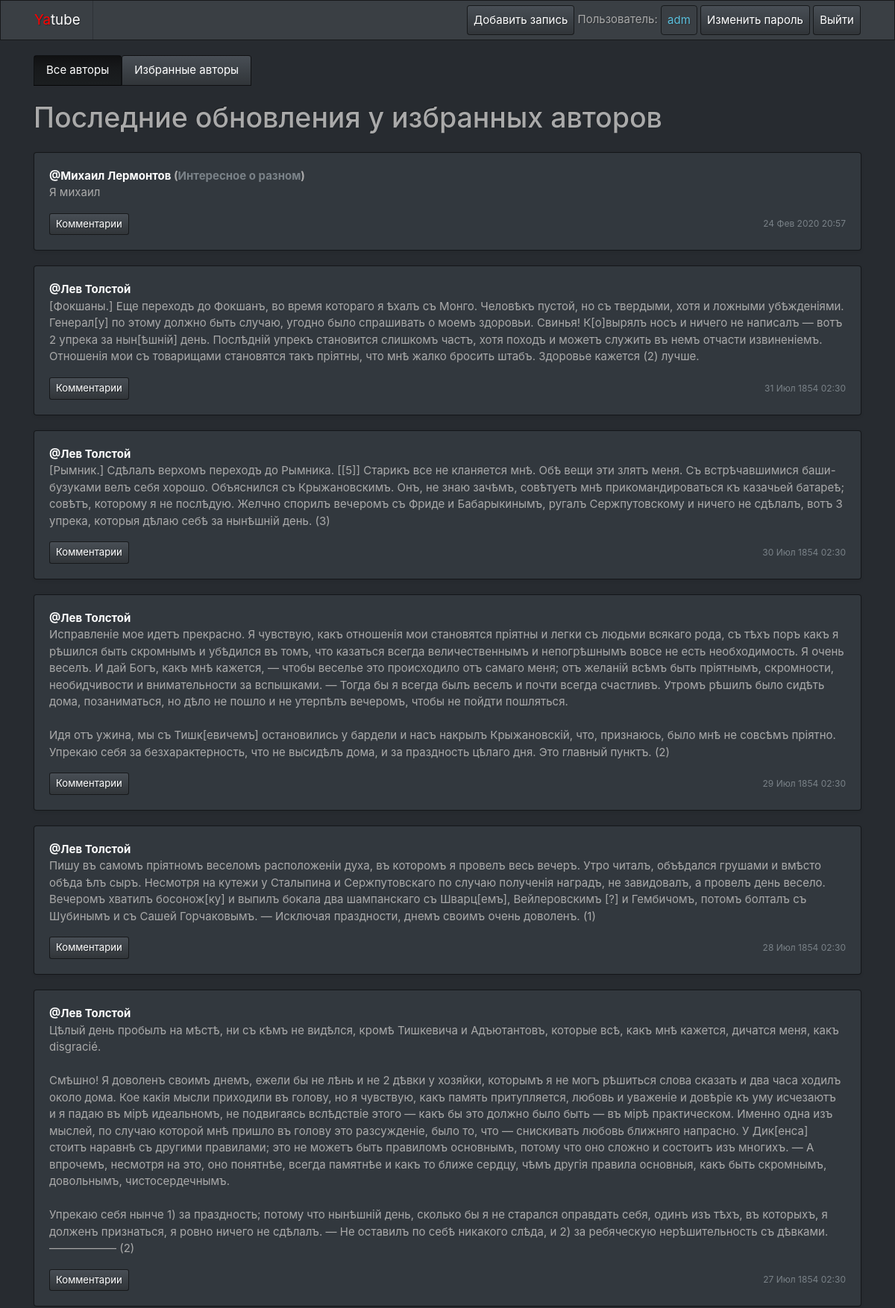
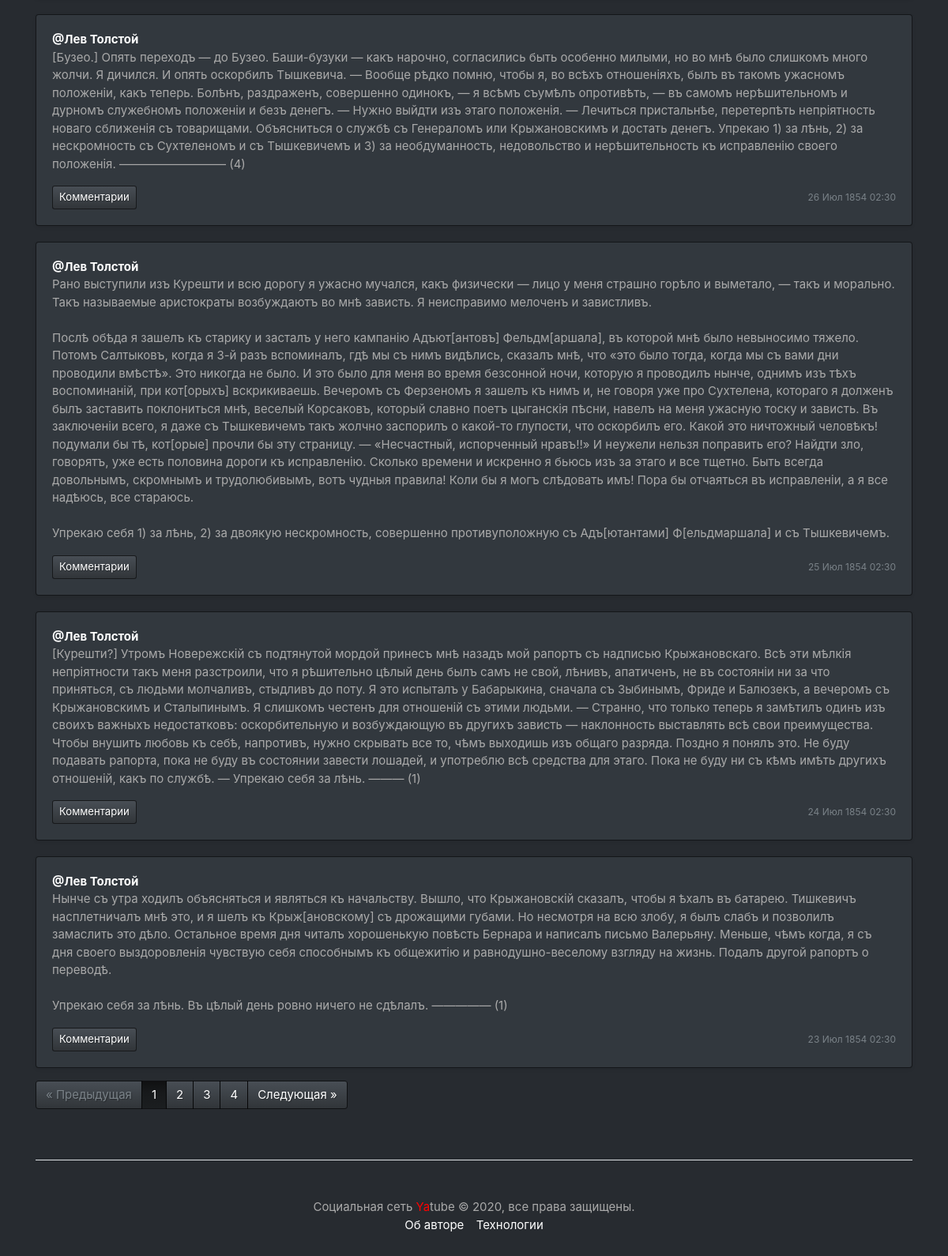
Screenshot of /follow/ (signed in) with the database file from the repository (2 pictures, top to bottom).
### posts/models.py (models this page shows, shortened)
class Post(models.Model):
    text = models.TextField()
    pub_date = models.DateTimeField("Дата публикации", auto_now_add=True)
    author = models.ForeignKey(User, on_delete=models.CASCADE, related_name="author")
    group = models.ForeignKey(
        Group, on_delete=models.CASCADE, related_name="group", blank=True, null=True
    )
    image = models.ImageField(upload_to='posts/', blank=True, null=True)

class Group(models.Model):
    title = models.CharField(max_length=200)
    slug = models.SlugField(unique=True)
    description = models.TextField()
    rules = models.TextField(blank=True, null=False)
    def __str__(self):
        return self.title

### posts/views.py (the view)
# urls.py: path("follow/", views.follow_index, name="follow_index"),
@login_required
def follow_index(request):
    follow = Favorite.objects.filter(user=request.user).all()
    author_list = []
    for author in follow:
        author_list.append(author.author.id)
    post_list = Post.objects.filter(author__in=author_list).order_by('-pub_date').all()
    paginator = Paginator(post_list, 10)
    page_number = request.GET.get('page')
    page = paginator.get_page(page_number)
    return render(request, "follow.html", {'page': page, 'paginator': paginator})

### context_processors/context_processors.py (called while the page is built)
def custom_context_processors(request):
    now = dt.datetime.now()
    return {
        'year' : now.year
    }

### posts/templates/follow.html (shortened to what this page needs)
{% extends "base.html" %}
{% block content %}
<main role="main" class="container">
    {% include "menu.html" with index=True %}
    <div class="row">
        <h1 style="margin: 20px 0 20px;">{{test}}Последние обновления у избранных авторов</h1>
        {% for post in page %}
            {% include 'post_item.html' %}
        {% endfor %}
        {% if page.has_other_pages %}
            {% include "paginator.html" with items=page paginator=paginator%}
        {% endif %}
    </div>
</main>
{% endblock %}

### templates/nav.html
<div class="navbar navbar-expand-lg navbar-dark bg-primary">
    <div class='container'>
        <a class="navbar-brand" href="/"><span style="color:red">Ya</span>tube</a>
        <nav class="my-2 my-md-0 mr-md-3">
            {% if user.is_authenticated %}
            <a class="p-2 btn btn-primary" href="{% url 'new_post' %}">Добавить запись</a>
            Пользователь: <a class="p-2 btn btn-outline-info" href="/{{user.username}}/">{{ user.username }}</a>
            <a class="p-2 btn btn-primary" href="{% url 'password_change' %}">Изменить пароль</a>
            <a class="p-2 btn btn-primary" href="{% url 'logout' %}">Выйти</a>
            {% else %}
            <a class="p-2 btn btn-primary" href="{% url 'login' %}">Войти</a> |
            <a class="p-2 btn btn-primary" href="{% url 'signup' %}">Регистрация</a>
            {% endif %}
        </nav>
    </div>
</div>

### posts/templates/post_item.html (shortened to what this page needs)
<div class="card mb-3 mt-1 shadow-sm" style="width: 100%;">
    {% load thumbnail %}
    <div class="card-body">
        <p class="card-text">
            <strong class="d-block">
                <a href="{% url 'profile' post.author.username %}" class="card-link">@{{ post.author.get_full_name }}</a>
                {% if post.group %}
                (<a href="{% url 'group' post.group.slug %}" class="text-secondary">{{ post.group }}</a>)
                {% endif %}
            </strong>
                {{ post.text|linebreaksbr }}
        </p>
        <div class="d-flex justify-content-between align-items-center">
            <div class="btn-group ">
                <a class="btn btn-sm btn-primary" href="{% url 'post' post.author.username post.id %}" role="button">Комментарии</a>
            </div>
            <small class="text-muted">{{ post.pub_date|date:"d M Y H:i" }}</small>
        </div>
    </div>
</div>

### rows the page displays
Post: author.get_full_name "Михаил Лермонтов", group "Интересное о разном", text "Я михаил", pub_date "24 Фев 2020 20:57"
Post: author.get_full_name "Лев Толстой", text "[Фокшаны.] Еще переходъ до Фокшанъ, во время котораго я ѣхалъ съ Монго. Человѣкъ пустой, но съ твердыми, хотя и ложными убѣжденіями. Генерал[у] по этому должно быть случаю, угодно было спрашивать о моемъ здоровьи. Свинья! К[о]вырялъ носъ и ничего не написалъ — вотъ 2 упрека за нын[ѣшній] день. Послѣдній упрекъ становится слишкомъ частъ, хотя походъ и можетъ служить въ немъ отчасти извиненіемъ. Отношенія мои съ товарищами становятся такъ пріятны, что мнѣ жалко бросить штабъ. Здоровье кажется (2) лучше.", pub_date "31 Июл 1854 02:30"
Post: author.get_full_name "Лев Толстой", text "[Рымник.] Сдѣлалъ верхомъ переходъ до Рымника. [[5]] Старикъ все не кланяется мнѣ. Обѣ вещи эти злятъ меня. Съ встрѣчавшимися баши-бузуками велъ себя хорошо. Объяснился съ Крыжановскимъ. Онъ, не знаю зачѣмъ, совѣтуетъ мнѣ прикомандироваться къ казачьей батареѣ; совѣтъ, которому я не послѣдую. Желчно спорилъ вечеромъ съ Фриде и Бабарыкинымъ, ругалъ Сержпутовскому и ничего не сдѣлалъ, вотъ 3 упрека, которыя дѣлаю себѣ за нынѣшній день. (3)", pub_date "30 Июл 1854 02:30"
Post: author.get_full_name "Лев Толстой", text "Исправленіе мое идетъ прекрасно. Я чувствую, какъ отношенія мои становятся пріятны и легки съ людьми всякаго рода, съ тѣхъ поръ какъ я рѣшился быть скромнымъ и убѣдился въ томъ, что казаться всегда величественнымъ и непогрѣшнымъ вовсе не есть необходимость. Я очень веселъ. И дай Богъ, какъ мнѣ кажется, — чтобы веселье это происходило отъ самаго меня; отъ желаній всѣмъ быть пріятнымъ, скромности, необидчивости и внимательности за вспышками. — Тогда бы я всегда былъ веселъ и почти всегда счастливъ. Утромъ рѣшилъ было сидѣть дома, позаниматься, но дѣло не пошло и не утерпѣлъ вечеромъ, чтобы не пойдти пошляться. Идя отъ ужина, мы съ Тишк[евичемъ] остановились у бардели и насъ накрылъ…", pub_date "29 Июл 1854 02:30"
Post: author.get_full_name "Лев Толстой", text "Пишу въ самомъ пріятномъ веселомъ расположеніи духа, въ которомъ я провелъ весь вечеръ. Утро читалъ, объѣдался грушами и вмѣсто обѣда ѣлъ сыръ. Несмотря на кутежи у Сталыпина и Сержпутовскаго по случаю полученія наградъ, не завидовалъ, а провелъ день весело. Вечеромъ хватилъ босонож[ку] и выпилъ бокала два шампанскаго съ Шварц[емъ], Вейлеровскимъ [?] и Гембичомъ, потомъ болталъ съ Шубинымъ и съ Сашей Горчаковымъ. — Исключая праздности, днемъ своимъ очень доволенъ. (1)", pub_date "28 Июл 1854 02:30"
Post: author.get_full_name "Лев Толстой", text "Цѣлый день пробылъ на мѣстѣ, ни съ кѣмъ не видѣлся, кромѣ Тишкевича и Адъютантовъ, которые всѣ, какъ мнѣ кажется, дичатся меня, какъ disgracié. Смѣшно! Я доволенъ своимъ днемъ, ежели бы не лѣнь и не 2 дѣвки у хозяйки, которымъ я не могъ рѣшиться слова сказать и два часа ходилъ около дома. Кое какія мысли приходили въ голову, но я чувствую, какъ память притупляется, любовь и уваженіе и довѣріе къ уму исчезаютъ и я падаю въ мірѣ идеальномъ, не подвигаясь вслѣдствіе этого — какъ бы это должно было быть — въ мірѣ практическом. Именно одна изъ мыслей, по случаю которой мнѣ пришло въ голову это разсужденіе, было то, что — снискивать любовь ближняго напрасно. У Дик[енса] стоитъ наравнѣ съ другими…", pub_date "27 Июл 1854 02:30"
Post: author.get_full_name "Лев Толстой", text "[Бузео.] Опять переходъ — до Бузео. Баши-бузуки — какъ нарочно, согласились быть особенно милыми, но во мнѣ было слишкомъ много жолчи. Я дичился. И опять оскорбилъ Тышкевича. — Вообще рѣдко помню, чтобы я, во всѣхъ отношеніяхъ, былъ въ такомъ ужасномъ положеніи, какъ теперь. Болѣнъ, раздраженъ, совершенно одинокъ, — я всѣмъ съумѣлъ опротивѣть, — въ самомъ нерѣшительномъ и дурномъ служебномъ положеніи и безъ денегъ. — Нужно выйдти изъ этаго положенія. — Лечиться пристальнѣе, перетерпѣть непріятность новаго сближенія съ товарищами. Объясниться о службѣ съ Генераломъ или Крыжановскимъ и достать денегъ. Упрекаю 1) за лѣнь, 2) за нескромность съ Сухтеленомъ и съ Тышкевичемъ и 3) за…", pub_date "26 Июл 1854 02:30"
Post: author.get_full_name "Лев Толстой", text "Рано выступили изъ Курешти и всю дорогу я ужасно мучался, какъ физически — лицо у меня страшно горѣло и выметало, — такъ и морально. Такъ называемые аристократы возбуждаютъ во мнѣ зависть. Я неисправимо мелоченъ и завистливъ. Послѣ обѣда я зашелъ къ старику и засталъ у него кампанію Адъют[антовъ] Фельдм[аршала], въ которой мнѣ было невыносимо тяжело. Потомъ Салтыковъ, когда я 3-й разъ вспоминалъ, гдѣ мы съ нимъ видѣлись, сказалъ мнѣ, что «это было тогда, когда мы съ вами дни проводили вмѣстѣ». Это никогда не было. И это было для меня во время безсонной ночи, которую я проводилъ нынче, однимъ изъ тѣхъ воспоминаній, при кот[орыхъ] вскрикиваешь. Вечеромъ съ Ферзеномъ я зашелъ къ нимъ и, не…", pub_date "25 Июл 1854 02:30"
Post: author.get_full_name "Лев Толстой", text "[Курешти?] Утромъ Новережскій съ подтянутой мордой принесъ мнѣ назадъ мой рапортъ съ надписью Крыжановскаго. Всѣ эти мѣлкія непріятности такъ меня разстроили, что я рѣшительно цѣлый день былъ самъ не свой, лѣнивъ, апатиченъ, не въ состояніи ни за что приняться, съ людьми молчаливъ, стыдливъ до поту. Я это испыталъ у Бабарыкина, сначала съ Зыбинымъ, Фриде и Балюзекъ, а вечеромъ съ Крыжановскимъ и Сталыпинымъ. Я слишкомъ честенъ для отношеній съ этими людьми. — Странно, что только теперь я замѣтилъ одинъ изъ своихъ важныхъ недостатковъ: оскорбительную и возбуждающую въ другихъ зависть — наклонность выставлять всѣ свои преимущества. Чтобы внушить любовь къ себѣ, напротивъ, нужно скрывать все…", pub_date "24 Июл 1854 02:30"
Post: author.get_full_name "Лев Толстой", text "Нынче съ утра ходилъ объясняться и являться къ начальству. Вышло, что Крыжановскій сказалъ, чтобы я ѣхалъ въ батарею. Тишкевичъ насплетничалъ мнѣ это, и я шелъ къ Крыж[ановскому] съ дрожащими губами. Но несмотря на всю злобу, я былъ слабъ и позволилъ замаслить это дѣло. Остальное время дня читалъ хорошенькую повѣсть Бернара и написалъ письмо Валерьяну. Меньше, чѣмъ когда, я съ дня своего выздоровленія чувствую себя способнымъ къ общежитію и равнодушно-веселому взгляду на жизнь. Подалъ другой рапортъ о переводѣ. Упрекаю себя за лѣнь. Въ цѣлый день ровно ничего не сдѣлалъ. ————— (1)", pub_date "23 Июл 1854 02:30"

### other values shown
{{ user.username }} "adm"
{{ i }} "1"
{{ i }} "2" "3" "4"
